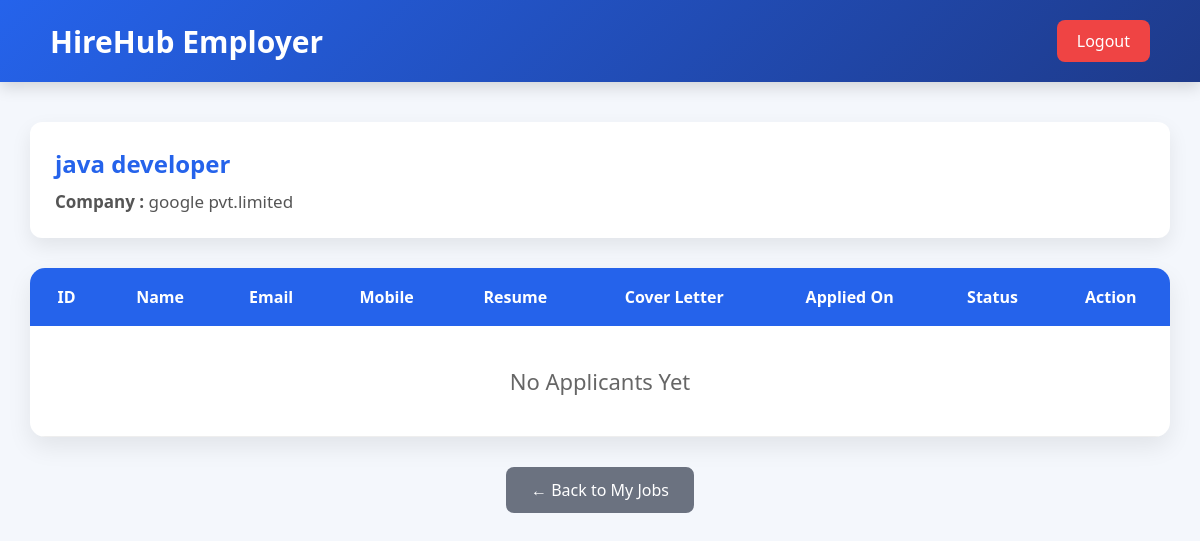
The page /employer/view_applicants/1/ (signed in) on the database as committed earlier.
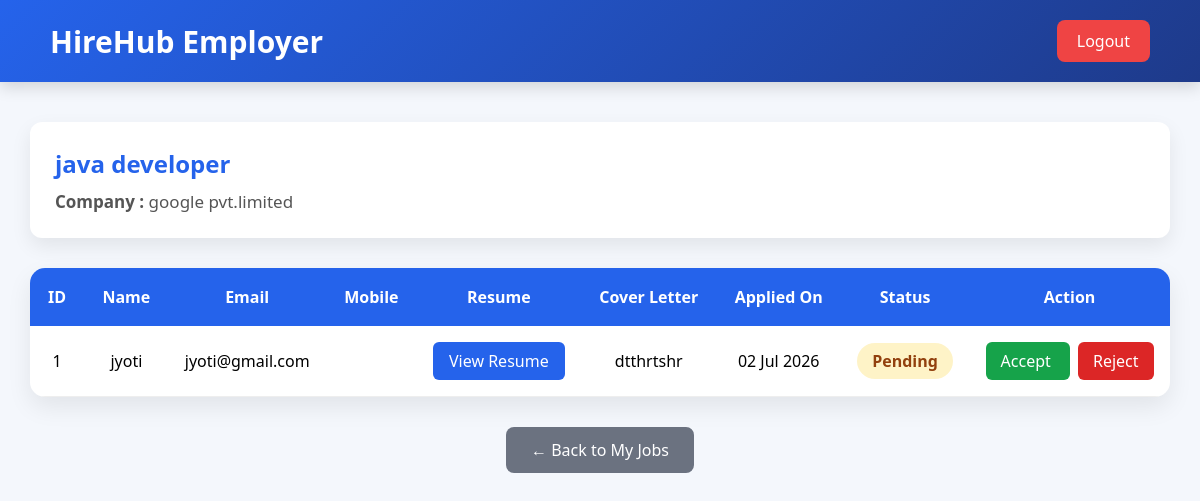
The same page on the database as committed later.
### employer/models.py (models this page shows, shortened)
class applied_jobs(models.Model):
    job = models.ForeignKey(
        Job,
        on_delete=models.CASCADE
    )
    jobseeker = models.ForeignKey(
        'jobseeker.Jobseekerreg',
        on_delete=models.CASCADE
    )
    resume=models.FileField(upload_to='resumes/',
        null=True,
        blank=True
    )
    cover_letter = models.TextField(blank=True)
    applied_on = models.DateTimeField(auto_now_add=True)
    status = models.CharField(max_length=20, default='Pending')

### jobseeker/models.py (models this page shows, shortened)
class Jobseekerreg(models.Model):
    name=models.CharField(max_length=100)
    email=models.EmailField(max_length=100)
    mobile=models.CharField(max_length=10)
    password=models.CharField(max_length=100)
    regdate=models.DateField(auto_now_add=True)

### employer/views.py (the view)
# urls.py: path('view_applicants/<int:job_id>/', views.view_applicants, name='view_applicants'),
def view_applicants(request, job_id):
    if "employer_id" not in request.session:
        return redirect("employer_login")
    employer = Employerreg.objects.get(id=request.session["employer_id"])
    job = Job.objects.get(id=job_id, employer=employer)
    applicants = applied_jobs.objects.filter(job=job)
    return render(request, "employer/view_applicants.html", {"employer": employer, "job": job, "applicants": applicants})

### employer/templates/employer/view_applicants.html (shortened to what this page needs)
<!DOCTYPE html>
<html lang="en">
<head>
</head>
<body>
<div class="header">
<h2>HireHub Employer</h2>
<a href="#" class="logout">
Logout
</a>
</div>
<div class="container">
<div class="title">
<h2>{{ job.job_title }}</h2>
<p>
<strong>Company :</strong>
{{ job.company_name }}
</p>
</div>
<div class="table-box">
<table>
<tr>
<th>ID</th>
<th>Name</th>
<th>Email</th>
<th>Mobile</th>
<th>Resume</th>
<th>Cover Letter</th>
<th>Applied On</th>
<th>Status</th>
<th>Action</th>
</tr>
{% for app in applicants %}
<tr>
<td>{{ app.id }}</td>
<td>{{ app.jobseeker.name }}</td>
<td>{{ app.jobseeker.email }}</td>
<td>{{ app.jobseeker.mobile_number }}</td>
<td>
{% if app.resume %}
<a href="{{ app.resume.url }}" class="resume" target="_blank">
View Resume
</a>
{% else %}
No Resume
{% endif %}
</td>
<td>
{{ app.cover_letter|truncatewords:10 }}
</td>
<td>
{{ app.applied_on|date:"d M Y" }}
</td>
<td>
{% if app.status == "Pending" %}
<span class="pending">
Pending
</span>
{% elif app.status == "Accepted" %}
<span class="accepted">
Accepted
</span>
{% else %}
<span class="rejected">
Rejected
</span>
{% endif %}
</td>
<td>
{% if app.status == "Pending" %}
<a href="{% url 'accept_application' app.id %}" class="accept">
Accept
</a>
<a href="{% url 'reject_application' app.id %}" class="reject">
Reject
</a>
{% elif app.status == "Accepted" %}
<span class="accepted">
Accepted
</span>
{% else %}
<span class="rejected">
Rejected
</span>
{% endif %}
</td>
</tr>
{% empty %}
<tr>
<td colspan="9" class="empty">
No Applicants Yet
</td>
</tr>
{% endfor %}
</table>
</div>
<div class="bottom">
<a href="{% url 'my_jobs' %}" class="back">
← Back to My Jobs
</a>
</div>
</div>
</body>
</html>

Rows that differ between the two databases and show on the page:
added applied_jobs: id "1", jobseeker.name "jyoti", jobseeker.email "jyoti@gmail.com", cover_letter "dtthrtshr", applied_on "02 Jul 2026", status "Pending"
Other text that changed with them:
text no longer shown: "No Applicants Yet"
